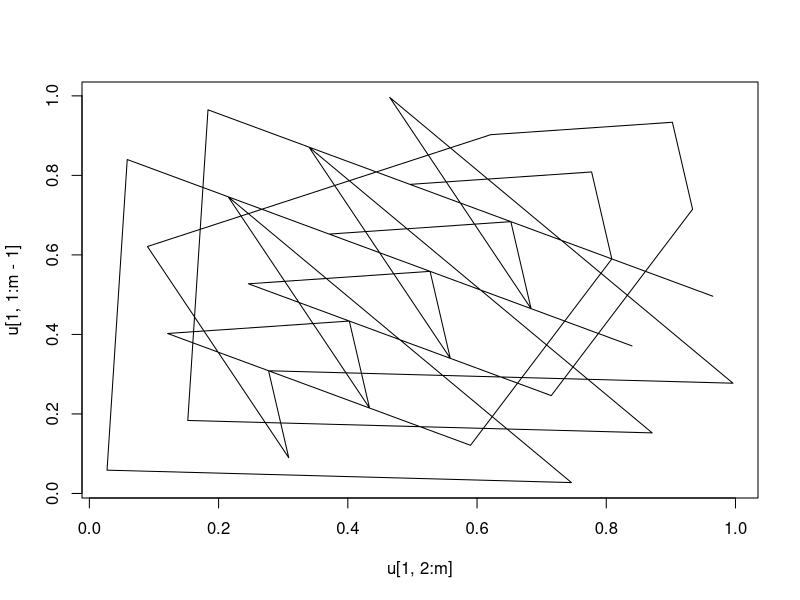

Recreate this plot in R.
# --------------------------------------------------
# Periodicidad del Metodo Congruencial
a=7; c=3; m=10;
z=matrix(rep(0,m*m),nrow=m,ncol=m, byrow = TRUE)
z[,1]=0:(m-1)
for(i in 1:m) {
  for(j in 2:m){
     z[i,j]<-(a * z[i,j-1] + c) %% m
  }
}
print(z)
# --------------------------------------------------
# Secuencia u_i independientes del Metodo Congruencial
a=137; c=0; m=256;
zVector=matrix(rep(0,1*m),nrow=1,ncol=m, byrow = TRUE)
zVector[1,1]=87 #semilla
for(i in 2:m) {
    zVector[1,i]<-(a * zVector[1,i-1] + c) %% m
}
u=zVector/m
plot(u[1,2:m],u[1,1:m-1],type="l")
# --------------------------------------------------

